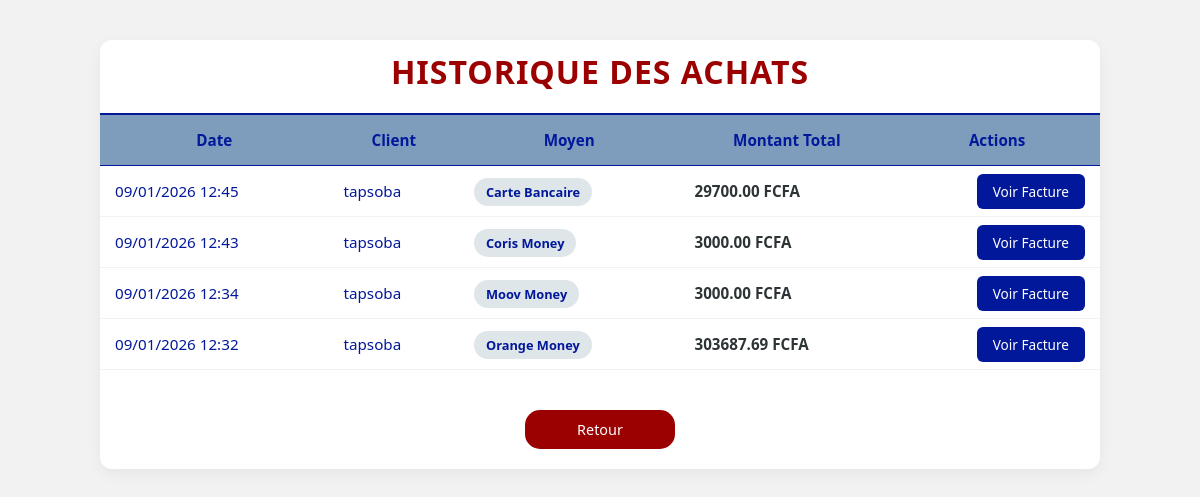
The app's page /historique-ventes/ (signed in) with its own data.
### products/models.py (models this page shows, shortened)
class Order(models.Model):
    MOYENS_PAIEMENT = [
        ('CORIS', 'Coris Money'),
        ('ORANGE', 'Orange Money'),
        ('MOOV', 'Moov Money'),
        ('CARD', 'Carte Bancaire'),
    ]
    client = models.ForeignKey(settings.AUTH_USER_MODEL, on_delete=models.CASCADE, verbose_name="Nom du client")
    date_vente = models.DateTimeField(auto_now_add=True, verbose_name="Date de vente")
    montant_total = models.DecimalField(max_digits=10, decimal_places=2, default=0.00, verbose_name="Prix de vente total")
    reduction = models.DecimalField(max_digits=10, decimal_places=2, default=0.00, verbose_name="Réduction pour fidélité")
    moyen_paiement = models.CharField(max_length=10, choices=MOYENS_PAIEMENT, default='ORANGE', verbose_name="Numéro de téléphone/Carte")
    montant_verse = models.DecimalField(max_digits=10, decimal_places=2, default=0.00, verbose_name="Montant reçu")
    montant_rendu = models.DecimalField(max_digits=10, decimal_places=2, default=0.00, verbose_name="Monnaie rendue")
    est_payee = models.BooleanField(default=False, verbose_name="Statut du paiement")
    class Meta:
        verbose_name = "Commande"
        verbose_name_plural = "Commandes"

### users/models.py (models this page shows, shortened)
class Users(AbstractUser):
    CHOIX_ROLE = (
        ('etudiant', 'Etudiant'),
        ('professeur', 'Professeur'),
        ('personnel', 'Personnel'),
        ('delegue', 'Délégué de promotion')
    )
    role_ecole = models.CharField(max_length=50, choices=CHOIX_ROLE, default='etudiant')
    est_membre = models.BooleanField(default=False)
    est_fidele = models.BooleanField(default=False)

### products/views.py (the view)
# urls.py: path('historique-ventes/', views.historique_vente, name='historique_vente'),
def historique_vente(request):
    ventes = Order.objects.filter(client=request.user, est_payee=True).order_by('-date_vente')
    return render(request, 'post/historique_ventes.html', {'ventes': ventes})

### products/templates/post/historique_ventes.html (shortened to what this page needs)
<!DOCTYPE html>
<html lang="fr">
<head>
</head>
<body>
{% block content %}
<div class="principale">
    <div class="titre">
        <h1>Historique des Achats</h1>
    </div>
    <table>
        <thead>
            <tr>
                <th>Date</th>
                <th>Client</th>
                <th>Moyen</th>
                <th>Montant Total</th>
                <th>Actions</th>
            </tr>
        </thead>
        <tbody>
            {% for vente in ventes %}
            <tr>
                <td>{{ vente.date_vente | date:"d/m/Y H:i" }}</td>
                <td>{{ vente.client.username }}</td>
                <td><span class="badge">{{ vente.get_moyen_paiement_display }}</span></td>
                <td class="montant">{{ vente.montant_total }} FCFA</td>
                <td style="text-align: right;">
                    <a href="{% url 'generer_facture' vente.id %}" class="btn-view">Voir Facture</a>
                </td>
            </tr>
            {% empty %}
            <tr>
                <td colspan="5" class="empty-msg">Aucune vente enregistrée.</td>
            </tr>
            {% endfor %}
        </tbody>
    </table>
    <div class="retour">
        <a href="{% url 'index' %}?view_as_customer=1" class="btn-back">Retour</a>
    </div>
</div>
{% endblock %}
</body>
</html>

### products/templates/post/historique_ventes.html (style rules this page uses)
* { margin: 0; padding: 0; font-family: 'Segoe UI', Roboto, sans-serif; box-sizing: border-box; }
body { background: #f2f2f2ff; color: #01189bff; padding: 40px 20px; }
.principale { max-width: 1000px; margin: 0 auto; background: white; border-radius: 12px; box-shadow: 0 5px 15px rgba(0,0,0,0.05); }
.titre { align-items: center; border-bottom: 2px solid #01189bff; padding-bottom: 20px; }
h1 { text-align: center; font-size: 2em; color: #9b0101ff; padding-top: 10px; text-transform: uppercase; letter-spacing: 1px; }
table { width: 100%; border-collapse: collapse; margin-bottom: 20px; }
thead { background-color: #7e9dbdff; color: #01189bff; }
th { padding: 15px; border-bottom: 1px solid #01189bff; font-size: 0.95rem; }
td { padding: 15px; border-bottom: 1px solid #f1f2f6; font-size: 0.95rem; }
.montant { font-weight: bold; color: #2d3436; }
.badge { padding: 5px 12px; border-radius: 20px; font-size: 0.8rem; font-weight: 600; background: #dfe6e9; }
.btn-view { text-decoration: none; color: white; background: #01189b; padding: 8px 16px; border-radius: 6px; font-size: 0.85rem; transition: 0.3s; }
.btn-back { text-decoration: none; color: white; font-size: 0.9rem; display: flex; align-items: center; gap: 5px; background-color: #9b0101ff; padding: 10px; border-radius: 15px; display: inline-flex; justify-content: center; min-width: 150px; transition: ease all 0.5s; }
.retour { padding: 20px; display: flex; justify-content: center; }

### records on screen
Order: date_vente "09/01/2026 12:45", client.username "tapsoba", moyen_paiement "Carte Bancaire", montant_total "29700.00"
Order: date_vente "09/01/2026 12:43", client.username "tapsoba", moyen_paiement "Coris Money", montant_total "3000.00"
Order: date_vente "09/01/2026 12:34", client.username "tapsoba", moyen_paiement "Moov Money", montant_total "3000.00"
Order: date_vente "09/01/2026 12:32", client.username "tapsoba", moyen_paiement "Orange Money", montant_total "303687.69"
